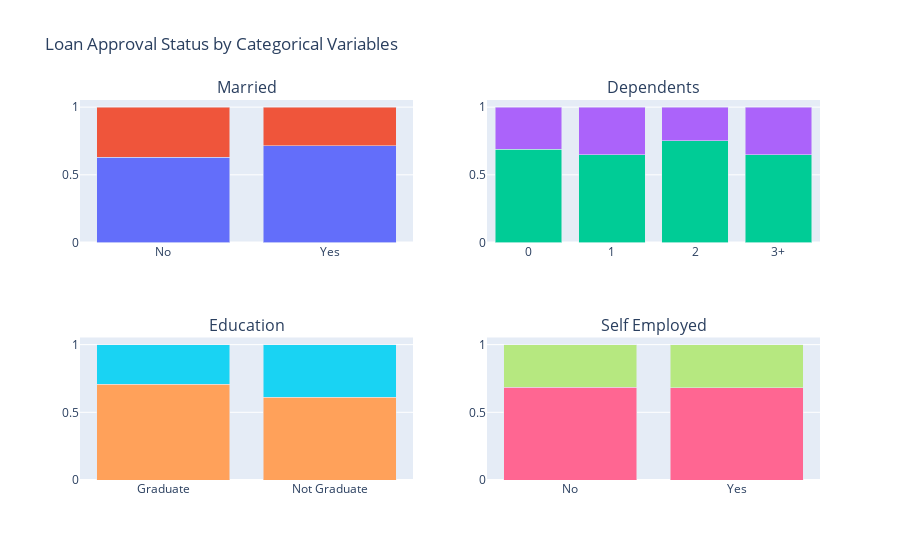

The cell this chart's notebook holds for it:
### Code cell
# Crosstabs
married_crosstab = pd.crosstab(train['Married'], train['Loan_Status'])
dependents_crosstab = pd.crosstab(train['Dependents'], train['Loan_Status'])
education_crosstab = pd.crosstab(train['Education'], train['Loan_Status'])
self_employed_crosstab = pd.crosstab(train['Self_Employed'], train['Loan_Status'])

# Normalize Crosstabs
married_normalized = married_crosstab.div(married_crosstab.sum(1).astype(float), axis=0)
dependents_normalized = dependents_crosstab.div(dependents_crosstab.sum(1).astype(float), axis=0)
education_normalized = education_crosstab.div(education_crosstab.sum(1).astype(float), axis=0)
self_employed_normalized = self_employed_crosstab.div(self_employed_crosstab.sum(1).astype(float), axis=0)

# Create subplots
fig = sp.make_subplots(rows=2, cols=2, subplot_titles=['Married', 'Dependents', 'Education', 'Self Employed'],
                       specs=[[{'type': 'bar'}, {'type': 'bar'}],
                              [{'type': 'bar'}, {'type': 'bar'}]])

# Married subplot
fig.add_trace(go.Bar(x=married_normalized.index, y=married_normalized['Y'], name='Approved'),
              row=1, col=1)
fig.add_trace(go.Bar(x=married_normalized.index, y=married_normalized['N'], name='Not Approved'),
              row=1, col=1)
# Dependents subplot
fig.add_trace(go.Bar(x=dependents_normalized.index, y=dependents_normalized['Y'], name='Approved'),
              row=1, col=2)
fig.add_trace(go.Bar(x=dependents_normalized.index, y=dependents_normalized['N'], name='Not Approved'),
              row=1, col=2)

# Education subplot
fig.add_trace(go.Bar(x=education_normalized.index, y=education_normalized['Y'], name='Approved'),
              row=2, col=1)
fig.add_trace(go.Bar(x=education_normalized.index, y=education_normalized['N'], name='Not Approved'),
              row=2, col=1)
# Self Employed subplot
fig.add_trace(go.Bar(x=self_employed_normalized.index, y=self_employed_normalized['Y'], name='Approved'),
              row=2, col=2)
fig.add_trace(go.Bar(x=self_employed_normalized.index, y=self_employed_normalized['N'], name='Not Approved'),
              row=2, col=2)

# Update layout
fig.update_layout(title_text='Loan Approval Status by Categorical Variables',barmode='stack',showlegend=False)

# Show the plot
fig.show()

### Figure 1 — Plotly figure (JSON) as saved in the notebook; plotly's stock layout.template omitted (floating-point values rounded to 4 significant figures)
{"data": [{"name": "Approved", "type": "bar", "x": ["No", "Yes"], "xaxis": "x", "y": [0.6291, 0.7161], "yaxis": "y"}, {"name": "Not Approved", "type": "bar", "x": ["No", "Yes"], "xaxis": "x", "y": [0.3709, 0.2839], "yaxis": "y"}, {"name": "Approved", "type": "bar", "x": ["0", "1", "2", "3+"], "xaxis": "x2", "y": [0.6899, 0.6471, 0.7525, 0.6471], "yaxis": "y2"}, {"name": "Not Approved", "type": "bar", "x": ["0", "1", "2", "3+"], "xaxis": "x2", "y": [0.3101, 0.3529, 0.2475, 0.3529], "yaxis": "y2"}, {"name": "Approved", "type": "bar", "x": ["Graduate", "Not Graduate"], "xaxis": "x3", "y": [0.7083, 0.6119], "yaxis": "y3"}, {"name": "Not Approved", "type": "bar", "x": ["Graduate", "Not Graduate"], "xaxis": "x3", "y": [0.2917, 0.3881], "yaxis": "y3"}, {"name": "Approved", "type": "bar", "x": ["No", "Yes"], "xaxis": "x4", "y": [0.686, 0.6829], "yaxis": "y4"}, {"name": "Not Approved", "type": "bar", "x": ["No", "Yes"], "xaxis": "x4", "y": [0.314, 0.3171], "yaxis": "y4"}], "layout": {"annotations": [{"font": {"size": 16}, "showarrow": false, "text": "Married", "x": 0.225, "xanchor": "center", "xref": "paper", "y": 1, "yanchor": "bottom", "yref": "paper"}, {"font": {"size": 16}, "showarrow": false, "text": "Dependents", "x": 0.775, "xanchor": "center", "xref": "paper", "y": 1, "yanchor": "bottom", "yref": "paper"}, {"font": {"size": 16}, "showarrow": false, "text": "Education", "x": 0.225, "xanchor": "center", "xref": "paper", "y": 0.375, "yanchor": "bottom", "yref": "paper"}, {"font": {"size": 16}, "showarrow": false, "text": "Self Employed", "x": 0.775, "xanchor": "center", "xref": "paper", "y": 0.375, "yanchor": "bottom", "yref": "paper"}], "barmode": "stack", "showlegend": false, "title": {"text": "Loan Approval Status by Categorical Variables"}, "xaxis": {"anchor": "y", "domain": [0, 0.45]}, "xaxis2": {"anchor": "y2", "domain": [0.55, 1]}, "xaxis3": {"anchor": "y3", "domain": [0, 0.45]}, "xaxis4": {"anchor": "y4", "domain": [0.55, 1]}, "yaxis": {"anchor": "x", "domain": [0.625, 1]}, "yaxis2": {"anchor": "x2", "domain": [0.625, 1]}, "yaxis3": {"anchor": "x3", "domain": [0, 0.375]}, "yaxis4": {"anchor": "x4", "domain": [0, 0.375]}}}
